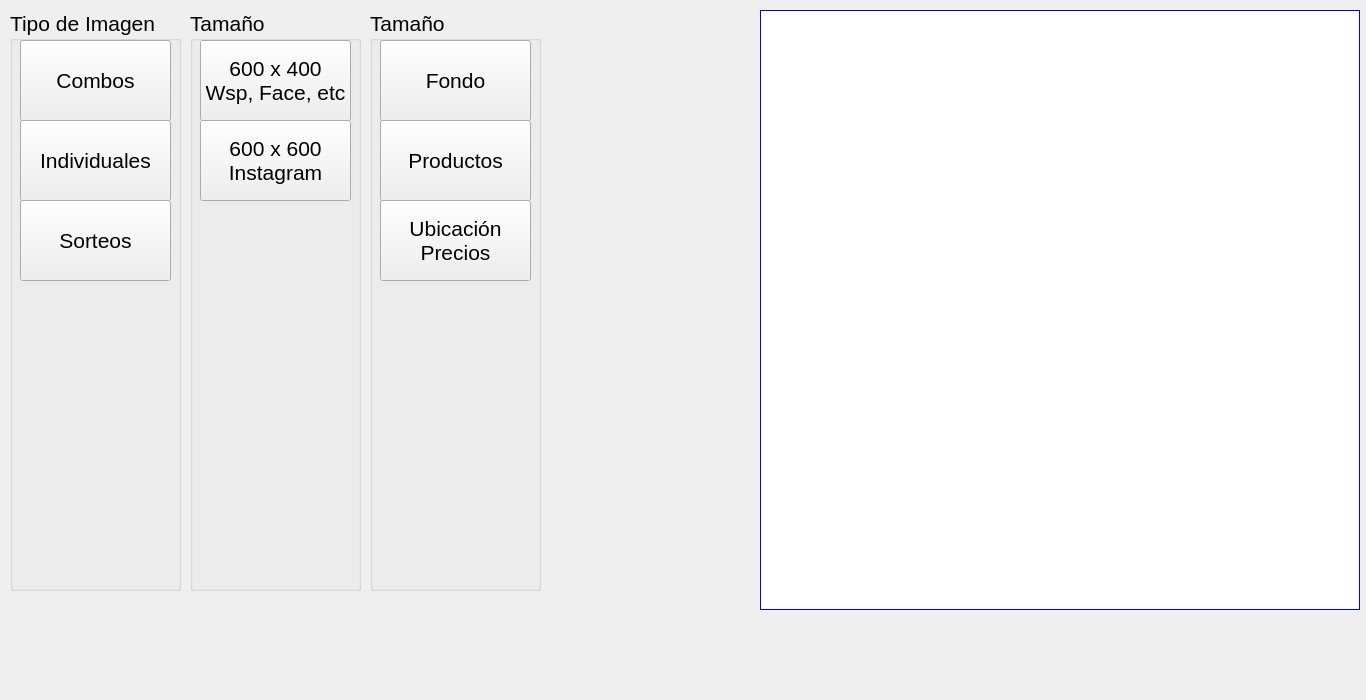
<?xml version="1.0" encoding="UTF-8"?>
<ui version="4.0">
 <class>Dialog</class>
 <widget class="QDialog" name="Dialog">
  <property name="geometry">
   <rect>
    <x>0</x>
    <y>0</y>
    <width>1366</width>
    <height>700</height>
   </rect>
  </property>
  <property name="windowTitle">
   <string>Dialog</string>
  </property>
  <widget class="QGroupBox" name="groupBox">
   <property name="geometry">
    <rect>
     <x>10</x>
     <y>10</y>
     <width>171</width>
     <height>581</height>
    </rect>
   </property>
   <property name="font">
    <font>
     <pointsize>16</pointsize>
    </font>
   </property>
   <property name="title">
    <string>Tipo de Imagen</string>
   </property>
   <widget class="QPushButton" name="pushButton_2">
    <property name="geometry">
     <rect>
      <x>10</x>
      <y>110</y>
      <width>151</width>
      <height>81</height>
     </rect>
    </property>
    <property name="text">
     <string>Individuales</string>
    </property>
    <property name="autoDefault">
     <bool>false</bool>
    </property>
   </widget>
   <widget class="QPushButton" name="pushButton">
    <property name="geometry">
     <rect>
      <x>10</x>
      <y>30</y>
      <width>151</width>
      <height>81</height>
     </rect>
    </property>
    <property name="text">
     <string>Combos</string>
    </property>
    <property name="autoDefault">
     <bool>false</bool>
    </property>
   </widget>
   <widget class="QPushButton" name="pushButton_8">
    <property name="geometry">
     <rect>
      <x>10</x>
      <y>190</y>
      <width>151</width>
      <height>81</height>
     </rect>
    </property>
    <property name="text">
     <string>Sorteos</string>
    </property>
    <property name="autoDefault">
     <bool>false</bool>
    </property>
   </widget>
  </widget>
  <widget class="QGroupBox" name="groupBox_2">
   <property name="geometry">
    <rect>
     <x>190</x>
     <y>10</y>
     <width>171</width>
     <height>581</height>
    </rect>
   </property>
   <property name="font">
    <font>
     <pointsize>16</pointsize>
    </font>
   </property>
   <property name="title">
    <string>Tamaño</string>
   </property>
   <widget class="QPushButton" name="pushButton_3">
    <property name="geometry">
     <rect>
      <x>10</x>
      <y>110</y>
      <width>151</width>
      <height>81</height>
     </rect>
    </property>
    <property name="text">
     <string>600 x 600
Instagram</string>
    </property>
    <property name="autoDefault">
     <bool>false</bool>
    </property>
   </widget>
   <widget class="QPushButton" name="pushButton_4">
    <property name="geometry">
     <rect>
      <x>10</x>
      <y>30</y>
      <width>151</width>
      <height>81</height>
     </rect>
    </property>
    <property name="text">
     <string>600 x 400
Wsp, Face, etc</string>
    </property>
    <property name="autoDefault">
     <bool>false</bool>
    </property>
   </widget>
  </widget>
  <widget class="QLabel" name="label">
   <property name="geometry">
    <rect>
     <x>760</x>
     <y>10</y>
     <width>600</width>
     <height>600</height>
    </rect>
   </property>
   <property name="styleSheet">
    <string notr="true">background: white;
border: 1px solid rgb(0,0,255);
</string>
   </property>
   <property name="text">
    <string/>
   </property>
  </widget>
  <widget class="QGroupBox" name="groupBox_3">
   <property name="geometry">
    <rect>
     <x>370</x>
     <y>10</y>
     <width>171</width>
     <height>581</height>
    </rect>
   </property>
   <property name="font">
    <font>
     <pointsize>16</pointsize>
    </font>
   </property>
   <property name="title">
    <string>Tamaño</string>
   </property>
   <widget class="QPushButton" name="pushButton_5">
    <property name="geometry">
     <rect>
      <x>10</x>
      <y>110</y>
      <width>151</width>
      <height>81</height>
     </rect>
    </property>
    <property name="text">
     <string>Productos</string>
    </property>
    <property name="autoDefault">
     <bool>false</bool>
    </property>
   </widget>
   <widget class="QPushButton" name="pushButton_6">
    <property name="geometry">
     <rect>
      <x>10</x>
      <y>30</y>
      <width>151</width>
      <height>81</height>
     </rect>
    </property>
    <property name="text">
     <string>Fondo</string>
    </property>
    <property name="autoDefault">
     <bool>false</bool>
    </property>
   </widget>
   <widget class="QPushButton" name="pushButton_7">
    <property name="geometry">
     <rect>
      <x>10</x>
      <y>190</y>
      <width>151</width>
      <height>81</height>
     </rect>
    </property>
    <property name="text">
     <string>Ubicación
Precios</string>
    </property>
    <property name="autoDefault">
     <bool>false</bool>
    </property>
   </widget>
  </widget>
 </widget>
 <resources/>
 <connections/>
</ui>
